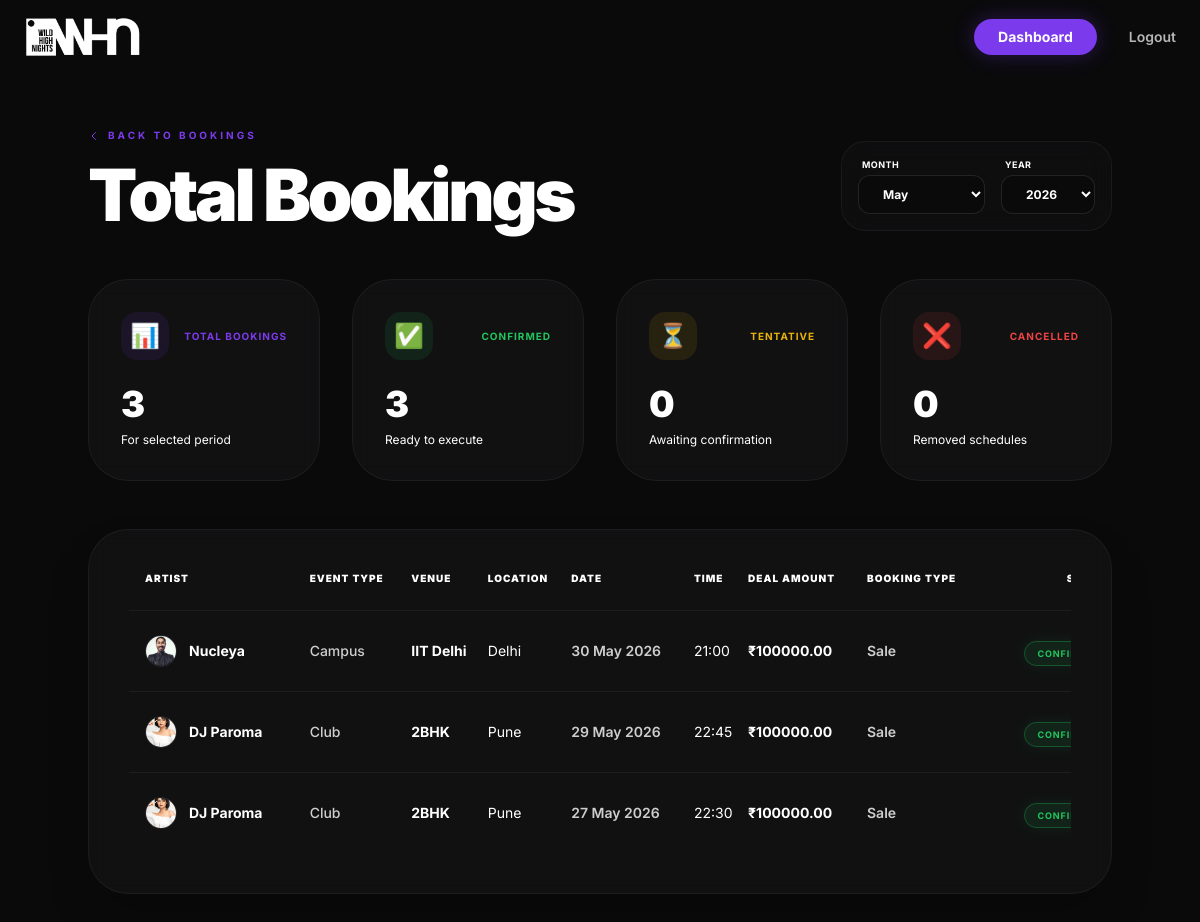
The app's page /dashboard/bookings/total/ (signed in) with its own data.
### bookings/models.py (models this page shows, shortened)
class Booking(models.Model):
    EVENT_TYPE_CHOICES = [
        ('Private', 'Private'),
        ('Campus', 'Campus'),
        ('Club', 'Club'),
    ]
    BOOKING_TYPE_CHOICES = [
        ('Sale', 'Sale'),
        ('Lead', 'Lead'),
    ]
    DEAL_TYPE_CHOICES = [
        ('++ Deal', '++ Deal'),
        ('All Inclusive Deal', 'All Inclusive Deal'),
        ('Landed Deal', 'Landed Deal'),
    ]
    STATUS_CHOICES = [
        ('Tentative', 'Tentative'),
        ('Confirmed', 'Confirmed'),
        ('Cancelled', 'Cancelled'),
    ]
    YES_NO_CHOICES = [
        ('Yes', 'Yes'),
        ('No', 'No'),
    ]
    artist = models.ForeignKey(Artist, on_delete=models.CASCADE, related_name='bookings')
    event_type = models.CharField(max_length=20, choices=EVENT_TYPE_CHOICES, default='Club')
    venue = models.CharField(max_length=200)
    location = models.CharField(max_length=255)
    date = models.DateField()
    time = models.TimeField(null=True, blank=True)
    duration = models.CharField(max_length=100, blank=True, null=True)
    booking_type = models.CharField(max_length=10, choices=BOOKING_TYPE_CHOICES, default='Sale')
    deal_type = models.CharField(max_length=30, choices=DEAL_TYPE_CHOICES, default='Landed Deal')
    deal_amount = models.DecimalField(max_digits=12, decimal_places=2, default=0.00)
    travel_pdf = models.FileField(upload_to="booking_docs/travel/", blank=True, null=True)
    accommodation_pdf = models.FileField(upload_to="booking_docs/accommodation/", blank=True, null=True)
    accommodation_details = models.TextField(blank=True, null=True)
    ground_transport = models.CharField(max_length=5, choices=YES_NO_CHOICES, default='No')
    transport_details = models.TextField(blank=True, null=True)
    sound_check = models.CharField(max_length=5, choices=YES_NO_CHOICES, default='No')
    artwork_attachment = models.FileField(upload_to="booking_docs/artwork/", blank=True, null=True)
    status = models.CharField(max_length=20, choices=STATUS_CHOICES, default='Tentative')
    notes = models.TextField(blank=True, null=True)

class Artist(models.Model):
    user = models.OneToOneField(User, on_delete=models.CASCADE, null=True, blank=True)
    name = models.CharField(max_length=100)
    slug = models.SlugField(unique=True, blank=True)
    genre = models.CharField(max_length=100, blank=True)
    instagram = models.CharField(max_length=255, blank=True)
    artist_image = models.ImageField(upload_to="artists/", blank=True, null=True)

### bookings/views.py (the view)
# urls.py: path('dashboard/bookings/total/', views.total_bookings_view, name='total_bookings'),
@login_required(login_url='login')
def total_bookings_view(request):
    if not (request.user.is_staff or request.user.is_superuser):
        messages.error(request, "Access Denied: Administrative privileges required.")
        return redirect('login')
    now = timezone.now()
    selected_month = request.GET.get('month')
    selected_year = request.GET.get('year')
    if selected_month:
        try:
            selected_month = int(selected_month)
        except ValueError:
            selected_month = now.month
    else:
        selected_month = now.month
    if selected_year:
        try:
            selected_year = int(selected_year)
        except ValueError:
            selected_year = now.year
    else:
        selected_year = now.year
    bookings = Booking.objects.filter(date__year=selected_year, date__month=selected_month).order_by('-date')
    total_count = bookings.count()
    confirmed_count = bookings.filter(status='Confirmed').count()
    tentative_count = bookings.filter(status='Tentative').count()
    cancelled_count = bookings.filter(status='Cancelled').count()
    months_list = [
        {'value': 1, 'name': 'January'},
        {'value': 2, 'name': 'February'},
        {'value': 3, 'name': 'March'},
        {'value': 4, 'name': 'April'},
        {'value': 5, 'name': 'May'},
        {'value': 6, 'name': 'June'},
        {'value': 7, 'name': 'July'},
        {'value': 8, 'name': 'August'},
        {'value': 9, 'name': 'September'},
        {'value': 10, 'name': 'October'},
        {'value': 11, 'name': 'November'},
        {'value': 12, 'name': 'December'},
    ]
    years_list = range(2020, 2031)
    context = {
        'bookings': bookings,
        'selected_month': selected_month,
        'selected_year': selected_year,
        'total_count': total_count,
        'confirmed_count': confirmed_count,
        'tentative_count': tentative_count,
        'cancelled_count': cancelled_count,
        'months': months_list,
        'years': years_list,
    }
    return render(request, 'bookings/total_bookings.html', context)

### templates/bookings/total_bookings.html (shortened to what this page needs)
{% extends 'base.html' %}
{% load static %}
{% block content %}
<div class="min-h-screen bg-whn-dark pt-32 pb-20 px-6">
    <div class="container mx-auto">
        <div class="flex flex-col md:flex-row md:items-end justify-between gap-8 mb-12" data-aos="fade-down">
            <div>
                <a href="{% url 'manage_bookings' %}" class="text-whn-purple font-bold tracking-[0.3em] uppercase text-[10px] mb-4 flex items-center gap-2 hover:translate-x-[-4px] transition-transform w-fit">
                    <svg xmlns="http://www.w3.org/2000/svg" class="h-3 w-3" fill="none" viewBox="0 0 24 24" stroke="currentColor">
                        <path stroke-linecap="round" stroke-linejoin="round" stroke-width="2" d="M15 19l-7-7 7-7" />
                    </svg>
                    Back to Bookings
                </a>
                <h1 class="text-6xl md:text-7xl font-black text-white tracking-tighter">Total Bookings</h1>
            </div>
            <form method="get" action="{% url 'total_bookings' %}" class="flex flex-wrap items-center gap-4 bg-white/[0.02] border border-white/5 p-4 rounded-3xl glass">
                <div class="flex flex-col gap-1">
                    <label class="text-[9px] text-whn-tertiary font-bold uppercase tracking-wider pl-1">Month</label>
                    <select name="month" onchange="this.form.submit()" class="px-5 py-2.5 rounded-xl bg-whn-dark border border-white/10 text-white font-bold text-xs focus:border-whn-purple/50 focus:outline-none transition-all cursor-pointer">
                        {% for m in months %}
                        <option value="{{ m.value }}" {% if m.value == selected_month %}selected{% endif %}>{{ m.name }}</option>
                        {% endfor %}
                    </select>
                </div>
                <div class="flex flex-col gap-1">
                    <label class="text-[9px] text-whn-tertiary font-bold uppercase tracking-wider pl-1">Year</label>
                    <select name="year" onchange="this.form.submit()" class="px-5 py-2.5 rounded-xl bg-whn-dark border border-white/10 text-white font-bold text-xs focus:border-whn-purple/50 focus:outline-none transition-all cursor-pointer">
                        {% for y in years %}
                        <option value="{{ y }}" {% if y == selected_year %}selected{% endif %}>{{ y }}</option>
                        {% endfor %}
                    </select>
                </div>
            </form>
        </div>
        <div class="grid grid-cols-1 sm:grid-cols-2 lg:grid-cols-4 gap-8 mb-12">
            <div class="glass-card p-8 rounded-[2.5rem] border border-white/5 hover:border-whn-purple/30 transition-all duration-500 group" data-aos="fade-up" data-aos-delay="100">
                <div class="flex items-center justify-between mb-6">
                    <div class="w-12 h-12 rounded-2xl bg-whn-purple/10 flex items-center justify-center text-2xl group-hover:scale-110 transition-transform">📊</div>
                    <span class="text-[10px] font-bold text-whn-purple uppercase tracking-widest">Total Bookings</span>
                </div>
                <div class="text-4xl font-black text-white mb-2">{{ total_count }}</div>
                <p class="text-whn-tertiary text-xs">For selected period</p>
            </div>
            <div class="glass-card p-8 rounded-[2.5rem] border border-white/5 hover:border-green-500/30 transition-all duration-500 group" data-aos="fade-up" data-aos-delay="200">
                <div class="flex items-center justify-between mb-6">
                    <div class="w-12 h-12 rounded-2xl bg-green-500/10 flex items-center justify-center text-2xl group-hover:scale-110 transition-transform">✅</div>
                    <span class="text-[10px] font-bold text-green-500 uppercase tracking-widest">Confirmed</span>
                </div>
                <div class="text-4xl font-black text-white mb-2">{{ confirmed_count }}</div>
                <p class="text-whn-tertiary text-xs">Ready to execute</p>
            </div>
            <div class="glass-card p-8 rounded-[2.5rem] border border-white/5 hover:border-yellow-500/30 transition-all duration-500 group" data-aos="fade-up" data-aos-delay="300">
                <div class="flex items-center justify-between mb-6">
                    <div class="w-12 h-12 rounded-2xl bg-yellow-500/10 flex items-center justify-center text-2xl group-hover:scale-110 transition-transform">⏳</div>
                    <span class="text-[10px] font-bold text-yellow-500 uppercase tracking-widest">Tentative</span>
                </div>
                <div class="text-4xl font-black text-white mb-2">{{ tentative_count }}</div>
                <p class="text-whn-tertiary text-xs">Awaiting confirmation</p>
            </div>
            <div class="glass-card p-8 rounded-[2.5rem] border border-white/5 hover:border-red-500/30 transition-all duration-500 group" data-aos="fade-up" data-aos-delay="400">
                <div class="flex items-center justify-between mb-6">
                    <div class="w-12 h-12 rounded-2xl bg-red-500/10 flex items-center justify-center text-2xl group-hover:scale-110 transition-transform">❌</div>
                    <span class="text-[10px] font-bold text-red-500 uppercase tracking-widest">Cancelled</span>
                </div>
                <div class="text-4xl font-black text-white mb-2">{{ cancelled_count }}</div>
                <p class="text-whn-tertiary text-xs">Removed schedules</p>
            </div>
        </div>
        <div class="glass-card rounded-[2.5rem] p-8 md:p-10 border border-white/5 shadow-2xl" data-aos="fade-up">
            <div class="table-responsive overflow-x-auto">
                <table class="w-full text-left border-collapse min-w-[1000px]">
                    <thead>
                        <tr class="border-b border-white/5 text-whn-tertiary">
                            <th class="pb-6 text-[10px] font-black uppercase tracking-widest pl-4">Artist</th>
                            <th class="pb-6 text-[10px] font-black uppercase tracking-widest">Event Type</th>
                            <th class="pb-6 text-[10px] font-black uppercase tracking-widest">Venue</th>
                            <th class="pb-6 text-[10px] font-black uppercase tracking-widest">Location</th>
                            <th class="pb-6 text-[10px] font-black uppercase tracking-widest">Date</th>
                            <th class="pb-6 text-[10px] font-black uppercase tracking-widest">Time</th>
                            <th class="pb-6 text-[10px] font-black uppercase tracking-widest">Deal Amount</th>
                            <th class="pb-6 text-[10px] font-black uppercase tracking-widest">Booking Type</th>
                            <th class="pb-6 text-[10px] font-black uppercase tracking-widest text-right pr-4">Status</th>
                        </tr>
                    </thead>
                    <tbody class="divide-y divide-white/5">
                        {% for booking in bookings %}
                        <tr class="group hover:bg-white/[0.01] transition-all duration-300">
                            <td class="py-6 pl-4">
                                <div class="flex items-center gap-3">
                                    {% if booking.artist.artist_image %}
                                    <img src="{{ booking.artist.artist_image.url }}" alt="{{ booking.artist.name }}" class="w-8 h-8 rounded-full object-cover border border-white/10 group-hover:border-whn-purple/40 transition-colors">
                                    {% else %}
                                    <div class="w-8 h-8 rounded-full bg-whn-purple/20 flex items-center justify-center text-xs font-bold text-whn-purple">🎧</div>
                                    {% endif %}
                                    <span class="text-white font-bold text-sm group-hover:text-whn-purple transition-colors">{{ booking.artist.name }}</span>
                                </div>
                            </td>
                            <td class="py-6 text-sm text-white/80 font-medium">{{ booking.event_type }}</td>
                            <td class="py-6 text-sm text-white font-bold">{{ booking.venue }}</td>
                            <td class="py-6 text-sm text-whn-tertiary">{{ booking.location }}</td>
                            <td class="py-6 text-sm text-white/80 font-semibold">{{ booking.date|date:"d M Y" }}</td>
                            <td class="py-6 text-sm text-whn-tertiary">
                                {% if booking.time %}
                                    {{ booking.time|time:"H:i" }}
                                {% else %}
                                    <span class="italic text-white/10">TBA</span>
                                {% endif %}
                            </td>
                            <td class="py-6 text-sm font-bold text-white">
                                ₹{{ booking.deal_amount }}
                            </td>
                            <td class="py-6 text-sm text-white/80 font-semibold">{{ booking.booking_type }}</td>
                            <td class="py-6 text-right pr-4">
                                {% if booking.status == 'Confirmed' %}
                                <span class="px-3 py-1.5 rounded-full bg-green-500/10 border border-green-500/30 text-green-500 text-[9px] font-bold uppercase tracking-widest shadow-[0_0_15px_rgba(34,197,94,0.1)]">Confirmed</span>
                                {% elif booking.status == 'Tentative' %}
                                <span class="px-3 py-1.5 rounded-full bg-yellow-500/10 border border-yellow-500/30 text-yellow-500 text-[9px] font-bold uppercase tracking-widest shadow-[0_0_15px_rgba(234,179,8,0.1)]">Tentative</span>
                                {% else %}
                                <span class="px-3 py-1.5 rounded-full bg-red-500/10 border border-red-500/30 text-red-500 text-[9px] font-bold uppercase tracking-widest shadow-[0_0_15px_rgba(239,68,68,0.1)]">Cancelled</span>
                                {% endif %}
                            </td>
                        </tr>
                        {% empty %}
                        <tr>
                            <td colspan="9" class="py-20 text-center text-whn-tertiary text-sm italic">No bookings found matching selected filters.</td>
                        </tr>
                        {% endfor %}
                    </tbody>
                </table>
            </div>
        </div>
    </div>
</div>
{% endblock %}

### static/css/homepage.css (style rules this page uses)
.glass { background: rgba(22, 22, 24, 0.7); backdrop-filter: blur(12px); -webkit-backdrop-filter: blur(12px); border: 1px solid rgba(255, 255, 255, 0.1); }
.glass-card { background: rgba(255, 255, 255, 0.03); backdrop-filter: blur(10px); -webkit-backdrop-filter: blur(10px); border: 1px solid rgba(255, 255, 255, 0.05); transition: all 0.3s ease; }

### records on screen
Booking: artist.artist_image (picture), artist.name "Nucleya", event_type "Campus", venue "IIT Delhi", location "Delhi", date "30 May 2026", time "21:00", deal_amount "100000.00", booking_type "Sale", status "CONFIRMED"
Booking: artist.artist_image (picture), artist.name "DJ Paroma", event_type "Club", venue "2BHK", location "Pune", date "29 May 2026", time "22:45", deal_amount "100000.00", booking_type "Sale", status "CONFIRMED"
Booking: artist.artist_image (picture), artist.name "DJ Paroma", event_type "Club", venue "2BHK", location "Pune", date "27 May 2026", time "22:30", deal_amount "100000.00", booking_type "Sale", status "CONFIRMED"

### other values on screen
{{ total_count }} "3"
{{ confirmed_count }} "3"
{{ tentative_count }} "0"
{{ cancelled_count }} "0"
form field month "May"
form field year "2026"
